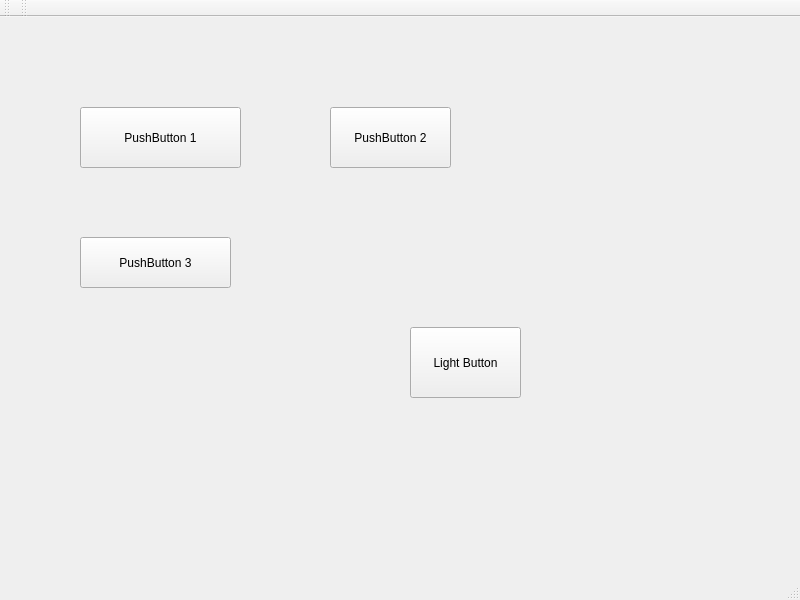
<?xml version="1.0" encoding="UTF-8"?>
<ui version="4.0">
 <class>MainWindow</class>
 <widget class="QMainWindow" name="MainWindow">
  <property name="geometry">
   <rect>
    <x>0</x>
    <y>0</y>
    <width>800</width>
    <height>600</height>
   </rect>
  </property>
  <property name="windowTitle">
   <string>MainWindow</string>
  </property>
  <widget class="QWidget" name="centralwidget">
   <widget class="QPushButton" name="pushButton">
    <property name="geometry">
     <rect>
      <x>80</x>
      <y>90</y>
      <width>161</width>
      <height>61</height>
     </rect>
    </property>
    <property name="text">
     <string>PushButton 1</string>
    </property>
   </widget>
   <widget class="QPushButton" name="pushButton_2">
    <property name="geometry">
     <rect>
      <x>330</x>
      <y>90</y>
      <width>121</width>
      <height>61</height>
     </rect>
    </property>
    <property name="text">
     <string>PushButton 2</string>
    </property>
   </widget>
   <widget class="QPushButton" name="pushButton_3">
    <property name="geometry">
     <rect>
      <x>80</x>
      <y>220</y>
      <width>151</width>
      <height>51</height>
     </rect>
    </property>
    <property name="text">
     <string>PushButton 3</string>
    </property>
   </widget>
   <widget class="QPushButton" name="pushButton_4">
    <property name="geometry">
     <rect>
      <x>410</x>
      <y>310</y>
      <width>111</width>
      <height>71</height>
     </rect>
    </property>
    <property name="autoFillBackground">
     <bool>false</bool>
    </property>
    <property name="text">
     <string>Light Button</string>
    </property>
   </widget>
  </widget>
  <widget class="QMenuBar" name="menubar">
   <property name="geometry">
    <rect>
     <x>0</x>
     <y>0</y>
     <width>800</width>
     <height>22</height>
    </rect>
   </property>
  </widget>
  <widget class="QStatusBar" name="statusbar"/>
  <widget class="QToolBar" name="toolBar">
   <property name="windowTitle">
    <string>toolBar</string>
   </property>
   <attribute name="toolBarArea">
    <enum>TopToolBarArea</enum>
   </attribute>
   <attribute name="toolBarBreak">
    <bool>false</bool>
   </attribute>
  </widget>
  <widget class="QToolBar" name="toolBar_2">
   <property name="windowTitle">
    <string>toolBar_2</string>
   </property>
   <attribute name="toolBarArea">
    <enum>TopToolBarArea</enum>
   </attribute>
   <attribute name="toolBarBreak">
    <bool>false</bool>
   </attribute>
  </widget>
 </widget>
 <resources/>
 <connections/>
</ui>
